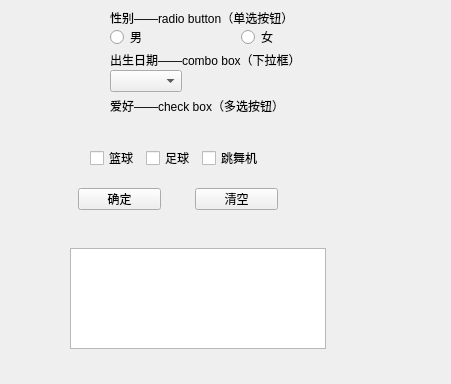
<?xml version="1.0" encoding="UTF-8"?>
<ui version="4.0">
 <class>selfIntroduction</class>
 <widget class="QWidget" name="selfIntroduction">
  <property name="geometry">
   <rect>
    <x>0</x>
    <y>0</y>
    <width>451</width>
    <height>384</height>
   </rect>
  </property>
  <property name="windowTitle">
   <string>Form</string>
  </property>
  <widget class="QLabel" name="label_3">
   <property name="geometry">
    <rect>
     <x>110</x>
     <y>98</y>
     <width>174</width>
     <height>16</height>
    </rect>
   </property>
   <property name="text">
    <string>爱好——check box（多选按钮）</string>
   </property>
  </widget>
  <widget class="QRadioButton" name="radioButton_2">
   <property name="geometry">
    <rect>
     <x>241</x>
     <y>28</y>
     <width>37</width>
     <height>18</height>
    </rect>
   </property>
   <property name="text">
    <string>女</string>
   </property>
  </widget>
  <widget class="QRadioButton" name="rb_male">
   <property name="geometry">
    <rect>
     <x>110</x>
     <y>28</y>
     <width>37</width>
     <height>18</height>
    </rect>
   </property>
   <property name="text">
    <string>男</string>
   </property>
  </widget>
  <widget class="QLabel" name="label">
   <property name="geometry">
    <rect>
     <x>110</x>
     <y>52</y>
     <width>186</width>
     <height>16</height>
    </rect>
   </property>
   <property name="text">
    <string>出生日期——combo box（下拉框）</string>
   </property>
  </widget>
  <widget class="QLabel" name="label_2">
   <property name="geometry">
    <rect>
     <x>110</x>
     <y>10</y>
     <width>192</width>
     <height>16</height>
    </rect>
   </property>
   <property name="text">
    <string>性别——radio button（单选按钮）</string>
   </property>
  </widget>
  <widget class="QComboBox" name="comboBox">
   <property name="geometry">
    <rect>
     <x>110</x>
     <y>70</y>
     <width>72</width>
     <height>22</height>
    </rect>
   </property>
  </widget>
  <widget class="QWidget" name="layoutWidget">
   <property name="geometry">
    <rect>
     <x>90</x>
     <y>148</y>
     <width>173</width>
     <height>20</height>
    </rect>
   </property>
   <layout class="QHBoxLayout" name="horizontalLayout_2">
    <item>
     <widget class="QCheckBox" name="checkBox">
      <property name="text">
       <string>篮球</string>
      </property>
     </widget>
    </item>
    <item>
     <widget class="QCheckBox" name="checkBox_2">
      <property name="text">
       <string>足球</string>
      </property>
     </widget>
    </item>
    <item>
     <widget class="QCheckBox" name="checkBox_3">
      <property name="text">
       <string>跳舞机</string>
      </property>
     </widget>
    </item>
   </layout>
  </widget>
  <widget class="QWidget" name="layoutWidget_2">
   <property name="geometry">
    <rect>
     <x>50</x>
     <y>188</y>
     <width>256</width>
     <height>22</height>
    </rect>
   </property>
   <layout class="QHBoxLayout" name="horizontalLayout_3" stretch="1,3,1,3,1">
    <item>
     <spacer name="horizontalSpacer">
      <property name="orientation">
       <enum>Qt::Horizontal</enum>
      </property>
      <property name="sizeHint" stdset="0">
       <size>
        <width>40</width>
        <height>20</height>
       </size>
      </property>
     </spacer>
    </item>
    <item>
     <widget class="QPushButton" name="pushButton">
      <property name="text">
       <string>确定</string>
      </property>
     </widget>
    </item>
    <item>
     <spacer name="horizontalSpacer_3">
      <property name="orientation">
       <enum>Qt::Horizontal</enum>
      </property>
      <property name="sizeHint" stdset="0">
       <size>
        <width>40</width>
        <height>20</height>
       </size>
      </property>
     </spacer>
    </item>
    <item>
     <widget class="QPushButton" name="pushButton_2">
      <property name="text">
       <string>清空</string>
      </property>
     </widget>
    </item>
    <item>
     <spacer name="horizontalSpacer_2">
      <property name="orientation">
       <enum>Qt::Horizontal</enum>
      </property>
      <property name="sizeHint" stdset="0">
       <size>
        <width>40</width>
        <height>20</height>
       </size>
      </property>
     </spacer>
    </item>
   </layout>
  </widget>
  <widget class="QTextBrowser" name="tb_result">
   <property name="geometry">
    <rect>
     <x>70</x>
     <y>248</y>
     <width>256</width>
     <height>101</height>
    </rect>
   </property>
  </widget>
 </widget>
 <resources/>
 <connections/>
</ui>
